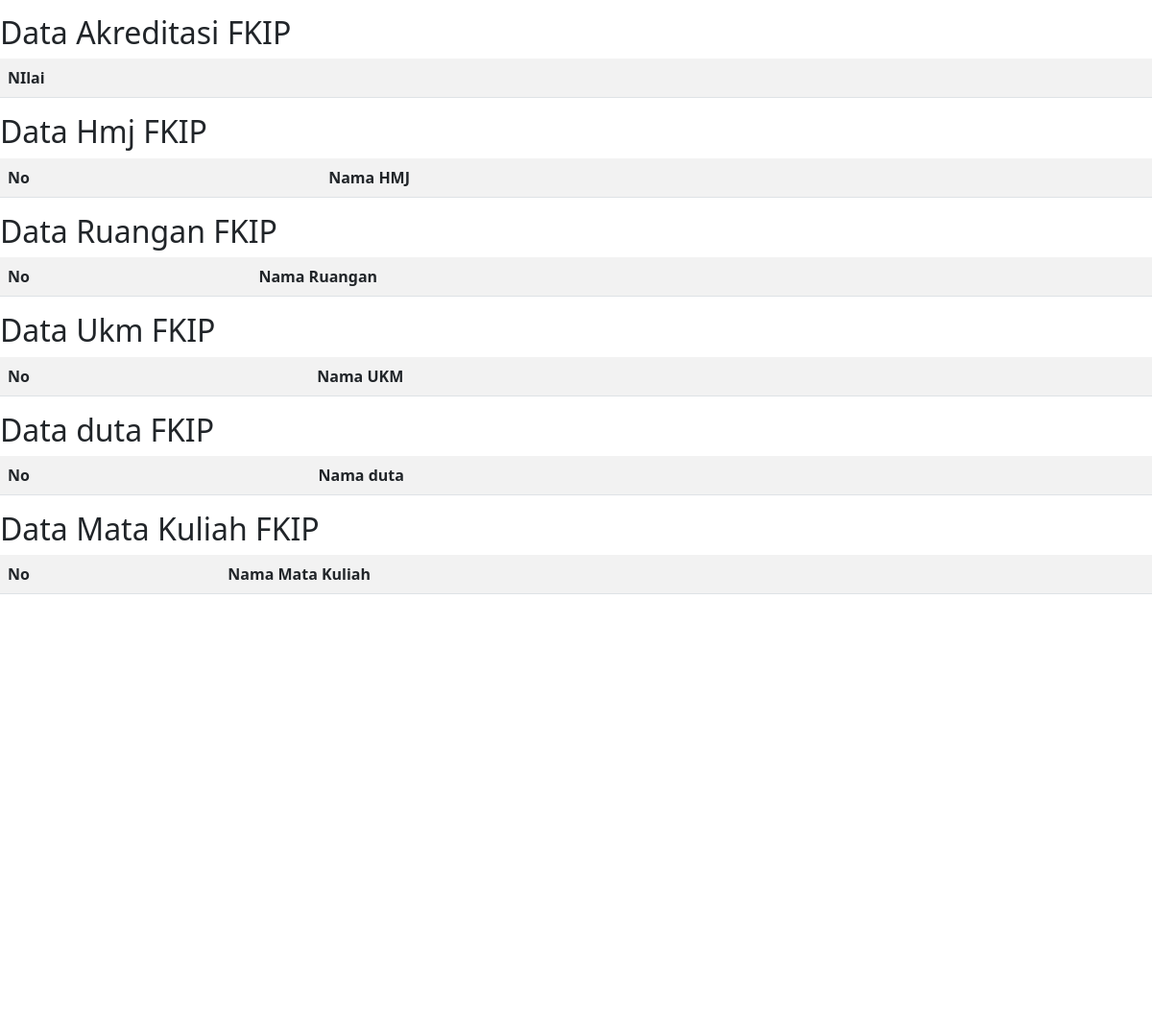
The app's page /fkip/ (middle part), older data.
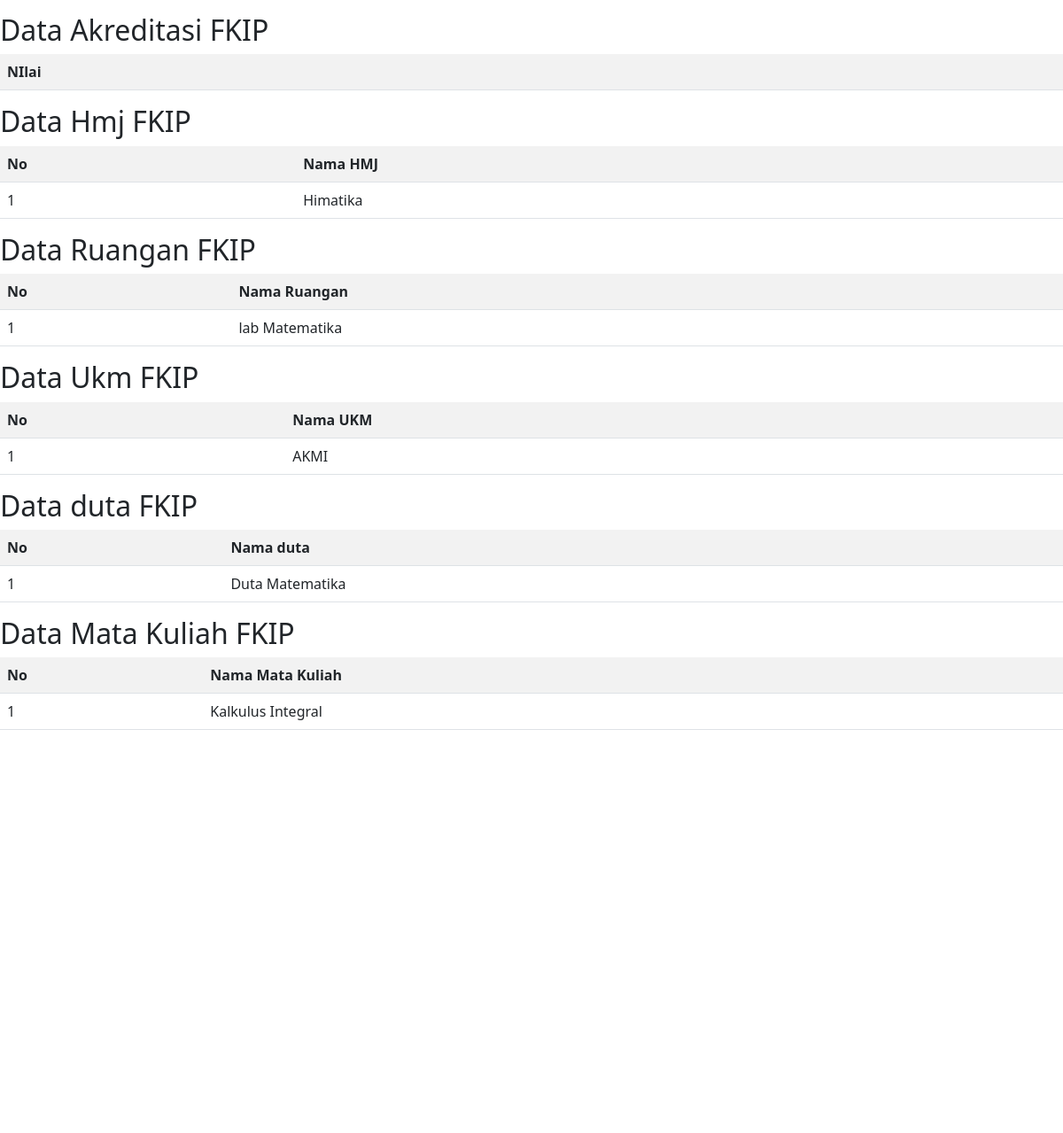
The same page, newer data.
### fakultas/models.py (models this page shows, shortened)
class HmjFkip(models.Model):
    nomor = models.CharField(max_length=300, null=True)
    namahmj = models.CharField(max_length=50)

class RuanganFkip(models.Model):
    nomor = models.CharField(max_length=300, null=True)
    namaruangan = models.CharField(max_length=100)

class UkmFkip(models.Model):
    nomor = models.CharField(max_length=300, null=True)
    namaukm = models.CharField(max_length=100)

class DutaFkip(models.Model):
    nomor = models.CharField(max_length=300, null=True)
    namaduta = models.CharField(max_length=100)

class MatakuliahFkip(models.Model):
    nomor = models.CharField(max_length=300, null=True)
    namamatakuliah = models.CharField(max_length=100)

### fakultas/views.py (the view)
# urls.py: path('fkip/', views.fkip, name='fkip'),
def fkip(request):
    template = loader.get_template('fkip.html')
    prodi = ProdiFkip.objects.all()
    dosen = DosenFkip.objects.all()
    staff = StaffFkip.objects.all()
    mahasiswa = MahasiswaFkip.objects.all()
    akreditasi = AkreditasiFkip.objects.all()
    hmj = HmjFkip.objects.all()
    ruangan = RuanganFkip.objects.all()
    ukm = UkmFkip.objects.all()
    duta = DutaFkip.objects.all()
    matakuliah = MatakuliahFkip.objects.all()
    context = {
        'dataProdi': prodi,
        'dataDosen': dosen,
        'dataStaff': staff,
        'dataMahasiswa': mahasiswa,
        'akreditasi': akreditasi,
        'dataHmj': hmj,
        'dataRuangan': ruangan,
        'dataUkm': ukm,
        'dataDuta': duta,
        'dataMatakuliah': matakuliah,
    }
    return HttpResponse(template.render(context))

### fakultas/templates/fkip.html (shortened to what this page needs)
{% load static %}
<!DOCTYPE html>
<html lang="en">
  <head>
    <link href="https://cdn.jsdelivr.net/npm/bootstrap@5.2.0-beta1/dist/css/bootstrap.min.css" rel="stylesheet" />
    <link rel="stylesheet" href="{% static 'index.css' %}" />
  </head>
  <body>
    <h2>Data Akreditasi FKIP</h2>
    <table class="table table-striped">
      <tr>
        <th>NIlai</th>
        </tr>
    </table>
    <h2>Data Hmj FKIP</h2>
    <table class="table table-striped">
      <tr>
        <th>No</th>
        <th>Nama HMJ</th>
        </tr>
      {% for hmj in dataHmj %}
      <tr>
        <td>{{ hmj.nomor }}</td>
        <td>{{ hmj.namahmj }}</td>
      </tr>
      {% endfor %}
    </table>
    <h2>Data Ruangan FKIP</h2>
    <table class="table table-striped">
      <tr>
        <th>No</th>
        <th>Nama Ruangan</th>
        </tr>
      {% for ruangan in dataRuangan %}
      <tr>
        <td>{{ ruangan.nomor }}</td>
        <td>{{ ruangan.namaruangan }}</td>
      </tr>
      {% endfor %}
    </table>
    <h2>Data Ukm FKIP</h2>
    <table class="table table-striped">
      <tr>
        <th>No</th>
        <th>Nama UKM</th>
        </tr>
      {% for ukm in dataUkm %}
      <tr>
        <td>{{ ukm.nomor }}</td>
        <td>{{ ukm.namaukm }}</td>
      </tr>
      {% endfor %}
    </table>
    <h2>Data duta FKIP</h2>
    <table class="table table-striped">
      <tr>
        <th>No</th>
        <th>Nama duta</th>
        </tr>
      {% for duta in dataDuta %}
      <tr>
        <td>{{ duta.nomor }}</td>
        <td>{{ duta.namaduta }}</td>
      </tr>
      {% endfor %}
    </table>
    <h2>Data Mata Kuliah FKIP</h2>
    <table class="table table-striped">
      <tr>
        <th>No</th>
        <th>Nama Mata Kuliah</th>
        </tr>
      {% for matakuliah in dataMatakuliah %}
      <tr>
        <td>{{ matakuliah.nomor }}</td>
        <td>{{ matakuliah.namamatakuliah }}</td>
      </tr>
      {% endfor %}
    </table>
<br></br>
<br></br>
<br></br>
<br></br>
<br></br>
<br></br>
<br></br>
<br></br>
<br></br>
<br></br>
<br></br>
<br></br>
<br></br>
<br></br>
<br></br>
  </body>
</html>

### static/index.css (style rules this page uses)
* { margin: 0; padding: 0; box-sizing: border-box; }

Row changes from the older to the newer data that the page shows:
added HmjFkip: nomor "1", namahmj "Himatika"
added RuanganFkip: nomor "1", namaruangan "lab Matematika"
added UkmFkip: nomor "1", namaukm "AKMI"
added DutaFkip: nomor "1", namaduta "Duta Matematika"
added MatakuliahFkip: nomor "1", namamatakuliah "Kalkulus Integral"
